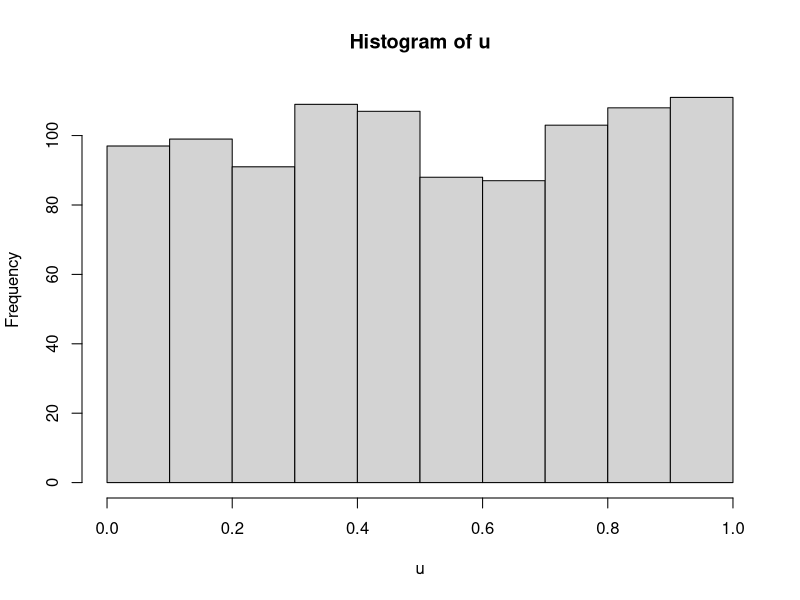
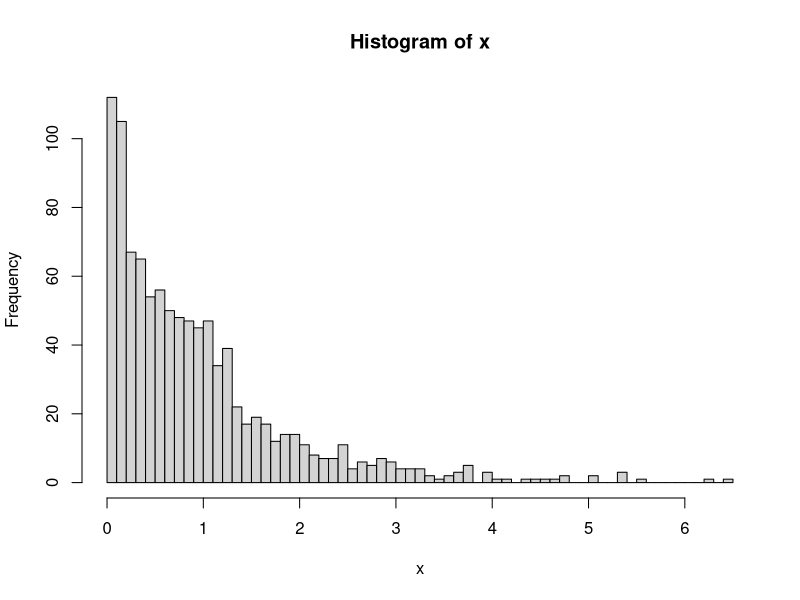
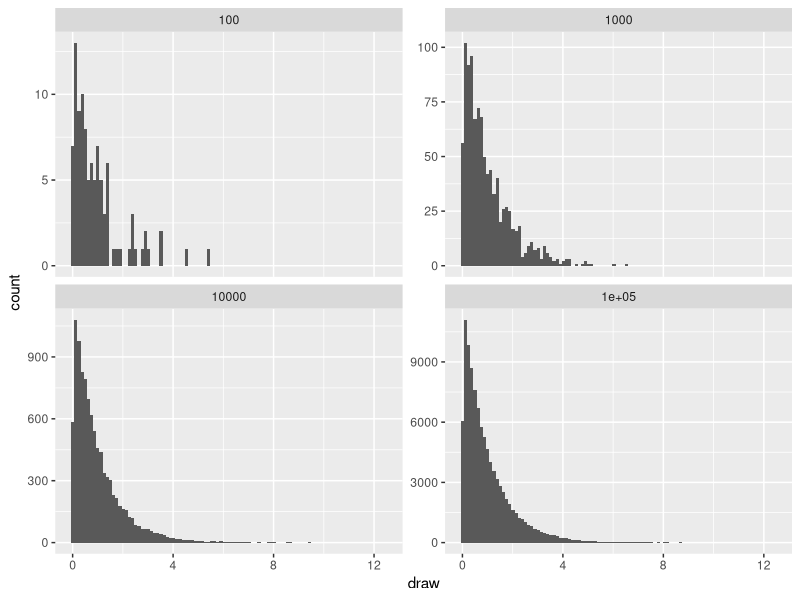
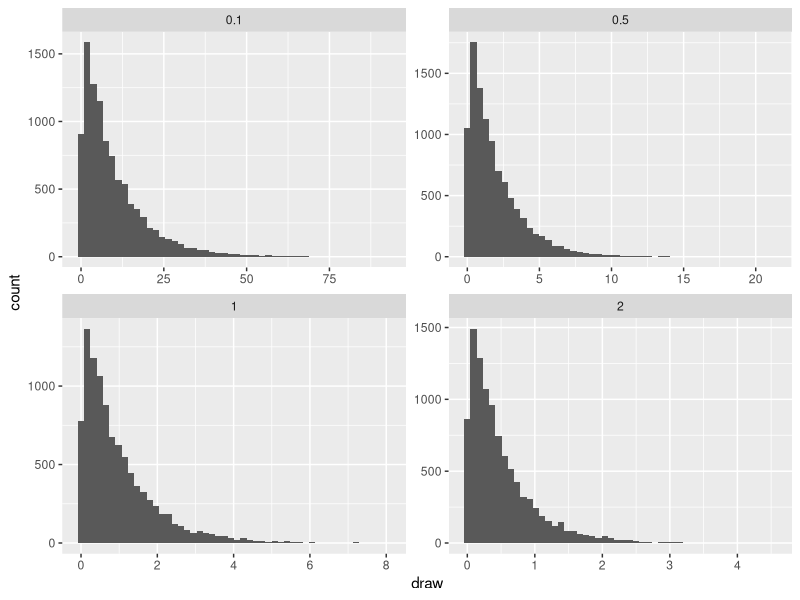
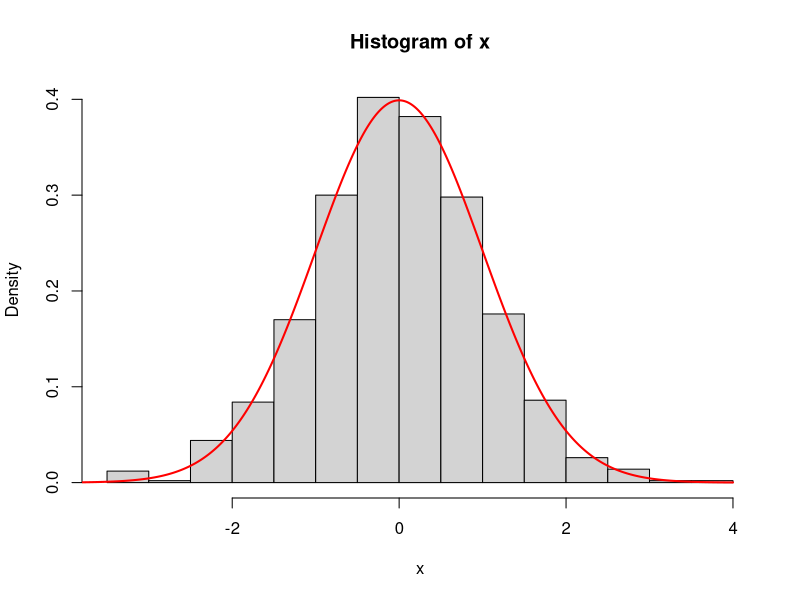
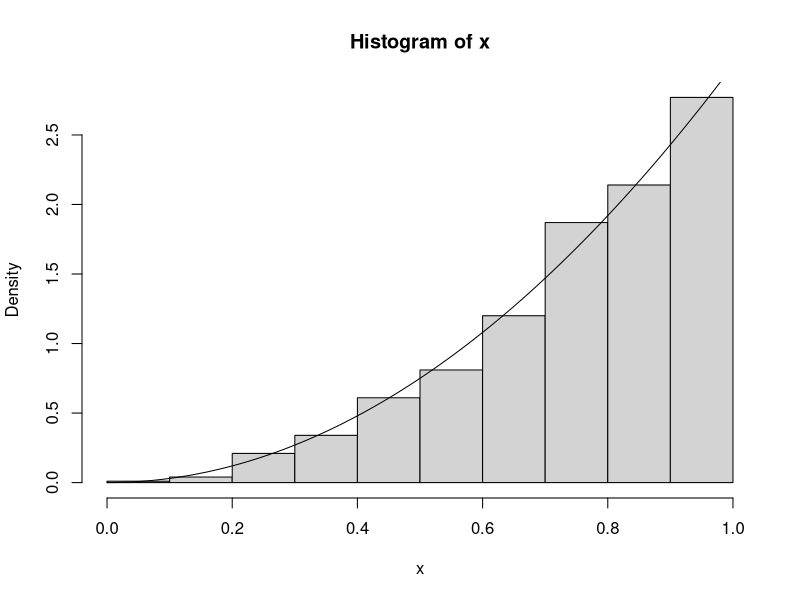
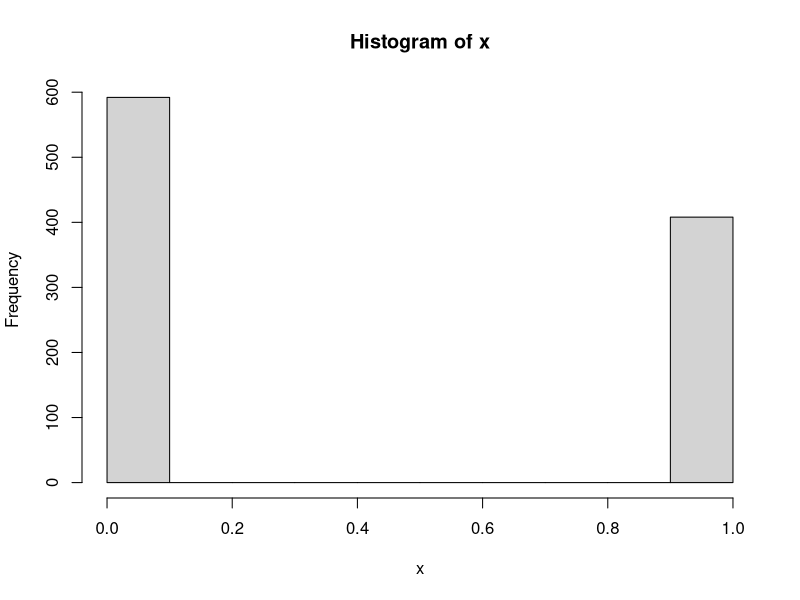
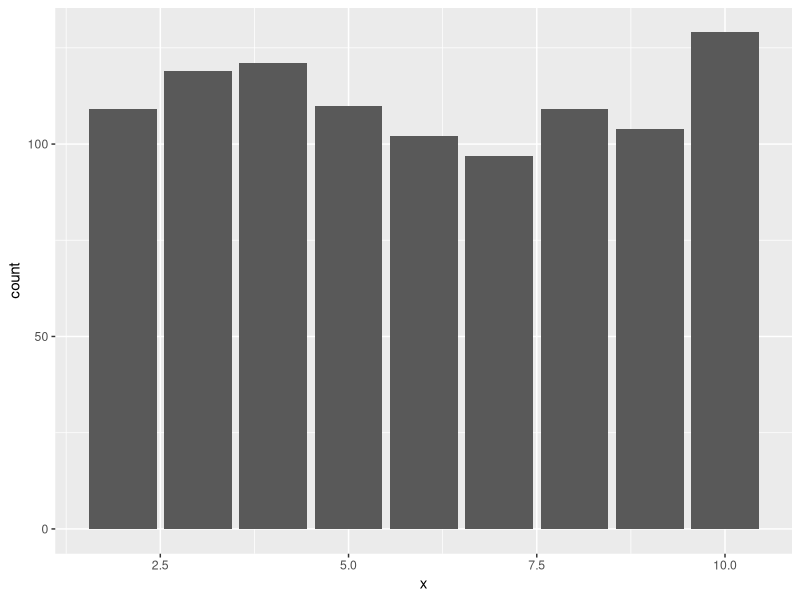

These figures' R source, in order:
library(tidyverse)

# This script provides an introduction to methods for generating random values

########################
#### Random Uniform ####
########################

# this is the canonical distribution for random number generation

n <- 1000 # number of draws
u <- runif(n) # generate random uniform

# view histogram of results
hist(u)

# we can change the default min and max values on the uniform distribution
runif(n,min = 1, max = 100)


##########################
#### Inversion Method ####
##########################

## Exponential Distribution ----------------------------------------------------

n <- 1000  # number of draws
u <- runif(n) # generate random uniform
lambda <- 1   # choose a lambda value for the exponential distribution

# function to compute the inverse of CDF distribution
inverse_exp <- function(x){-(1/lambda)*log(x)}

x <- inverse_exp(u)  # Use inversion method to get random exponential values

hist(x,breaks = 50)  # view results

# Now write a function to generate random exponential values so that we can look 
# at different sample sizes and values for lambda
rand_exp <- function(n,lambda=1){
  u <- runif(n,0,1)
  x <- -(1/lambda)*log(u)
  return(x)
}

# look at simulating different sample sizes
tibble(n=c(100,1000,10000,100000)) %>% 
  mutate(draw=map(n,rand_exp)) %>% 
  unnest(draw) %>% 
  ggplot(aes(draw)) +
  geom_histogram(bins=100) +
  facet_wrap(~n,scales = "free_y")

# or for different lambda values
tibble(lambda=c(0.1,0.5,1,2)) %>% 
  mutate(draw=map(lambda,~rand_exp(n=10000,lambda = .))) %>% 
  unnest(draw) %>% 
  ggplot(aes(draw)) +
  geom_histogram(bins = 50) +
  facet_wrap(~lambda,scales = "free")

## Normal Distribution ---------------------------------------------------------

n <- 1000  # number of draws
u <- runif(n) # generate random uniform

# pass uniform values to inverse of normal (using the qnorm function)
x <- qnorm(u)

# plot a histogram of our samples
hist(x, freq = FALSE)
# add a standard normal density curve
densitySamps <- seq(-4, 4, by = 0.01)
lines(densitySamps, dnorm(densitySamps), lwd = 2, col = "red")


## Example distribution --------------------------------------------------------

# This is a hypothetical distribution where the inverse function is x^(1/3)

n <- 1000  # number of draws
u <- runif(n) # generate random uniform
x <- u^(1/3) # use inversion method
hist(x, prob = TRUE) #density histogram of sample
y <- seq(0, 1, .01)
lines(y, 3*y^2)#density curve f(x)


## Bernoulli Distribution ------------------------------------------------------

n <- 1000  # number of draws
u <- runif(n) # generate random uniform

p <- 0.4 # Bernoulli(p = 4)

# F(0) = 1-p so inverse is F^-1(u) = 1 if u > 1-p = 0.6
# convert to results of bernouli trials
x <- as.integer(u > (1-p))

hist(x)


## Discrete Uniform ------------------------------------------------------------

n <- 1000  # number of draws
u <- runif(n) # generate random uniform
a <- 2  # min value
b <- 10  # max value
m <- length(a:b) # number of discrete values in domain

# compute inversion
x <- floor(m*u)+a

# view results
ggplot(data.frame(x),aes(x)) +
  geom_bar()


## Discrete non-uniform --------------------------------------------------------

n <- 1000  # number of draws
u <- runif(n) # generate random uniform
vals <- c("a","b","c","d") # values to draw from
probs <-  c(.4,.3,.2,.1)   # probability values to draw with

# cumulative sums for the lookup table 
cut_points <- c(0,cumsum(probs))

# now use cut function to split up u by the corresponding cut points and then 
# draw the associated vals for labels
x <- cut(x = u, breaks = cut_points,labels = vals)

# plot results
ggplot(data.frame(x),aes(x)) +
  geom_bar()


#########################################
#### Alias / Square Histogram Method ####
#########################################

# In R this can be done relatively easily with the sample function

x <- sample(c("a","b","c","d"), size = n, replace = TRUE, prob = c(.4,.3,.2,.1))

# see here
?sample




############################
#### Rejection Sampling ####
############################

## Simulate from beta(alpha = 2, beta = 2) distribution

# Note this Example - from statistical computing in R (Rizzo) - Example 3.7
# here we want to sample from a beta(2,2) distribution

n <- 1000 # number of values to generate
k <- 0 # counter for number of accepted values
j <- 0 # counter for current iterations
y <- numeric(n)

# Note the beta density, when alpha = 2 and beta = 2, is given by f(x) = 6x(1-x), 
# for this example we will use c = 6 and g(x) = 1 (i.e. the uniform density). 
# Note that the unif(0,1) density is given by g(x) = 1

c <- 6
f <- function(x) 6*x*(1-x)
g <- function(x) 1

# remember we are going to draw random value x from g(x) (i.e., from unif(0,1)),
# and if that value x is such that f(x) / (c*g(x)) > u then we accept the value
# we drew


while (k < n) {
  
  # while we have fewer than n random values accepted, do the following:
  
  j <- j + 1  # increase iteration tracker to see how many total runs
  
  u <- runif(1) # generate random uniform u for comparison
  
  x <- runif(1) #random variable from g that we will consider accepting or rejecting
  
  # accept reject condition to check
  if (f(x)/(c*g(x)) > u) {
    
    # we accept x and add it to the vector y
    y[k] <- x
    
    # increase count
    k <- k + 1
  }
}

# plot results
hist(y)

# count number of rejections: total iterations - total values generated
j-k

#####
## note if we use 3/2 instead of 6 would require fewer rejections
#####

n <- 1000 # number of values to generate
k <- 0 # counter for number of accepted values
j <- 0 # counter for current iterations
y <- numeric(n)

c <- 3/2
f <- function(x) 6*x*(1-x)
g <- function(x) 1

while (k < n) {
  j <- j + 1  # iteration tracker to see how many total runs
  
  u <- runif(1) # generate random uniform for comparison
  
  x <- runif(1) #random variable from g we will consider accepting or rejecting
  
  # accept reject condition to check
  if (f(x)/(c*g(x)) > u) {
    
    # we accept x and add it to the vector y
    y[k] <- x
    # increase count
    k <- k + 1
  }
}

# plot results
hist(y)

# count number of rejections: total iterations - total values generated
j-k

################################
#### Monte-Carlo Simulation ####
################################

## Simulate Pi -----------------------------------------------------------------

# Number of random points to drop
trials <- 1000

# Build a tibble with the randompoints
random_points <- tibble(x=runif(n = trials,-1,1),      # draw random x coordinate
                        y=runif(n = trials,-1,1)) %>%  # draw random y coordiante
  mutate(dist=x^2+y^2) %>%                      # comute the distence from center
  mutate(in_circle=dist<=1)                     # identify points that fall in circle

# note what the trials set contains
random_points

# view where the random points fall
random_points %>% 
  ggplot(aes(x,y,color=in_circle)) +
  geom_point()

# compute estimate for pi
pi_est <- random_points %>% 
  summarise(pct_in=sum(in_circle)/n(),
            pi=pct_in*4)

pi_est$pi

# Notice how accuracy changes for different number of trials

random_points_2 <-tibble(num_trials=c(100,1000,10000,30000)) %>% 
  mutate(points=map(num_trials,~tibble(x=runif(n = .,-1,1),      
                                       y=runif(n = .,-1,1)) %>% 
                      mutate(dist=x^2+y^2) %>%
                      mutate(in_circle=dist<=1)))

random_points_2 %>% 
  unnest() %>% 
  group_by(num_trials) %>% 
  summarise(pi=4*sum(in_circle)/n())

# plot for different number of trials
random_points_2 %>% 
  unnest() %>% 
  ggplot(aes(x,y,color=in_circle)) +
  geom_point() +
  facet_wrap(~num_trials)


## Monte-Carlo Integration -----------------------------------------------------


